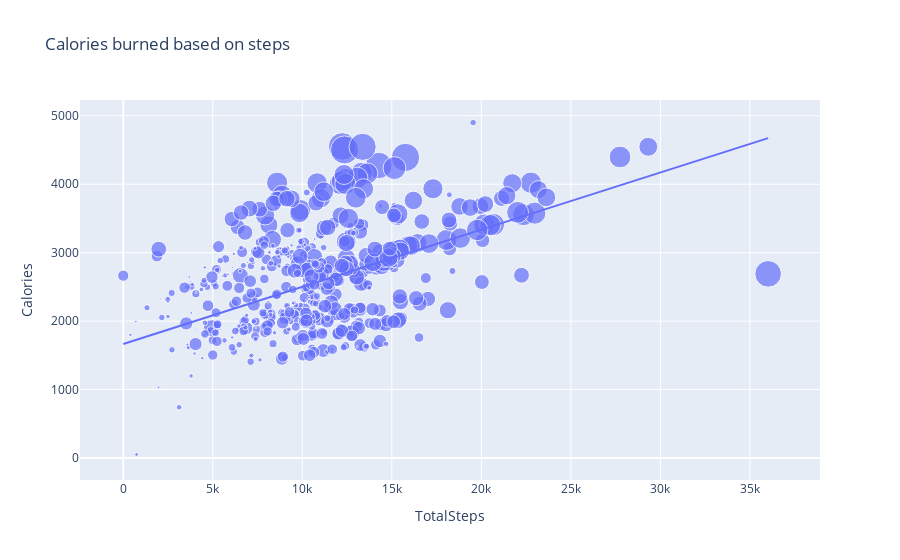

The notebook cell saved with this chart:
### Code cell
fig = px.scatter(df, x='TotalSteps', y='Calories', size='VeryActiveMinutes',
                 title = 'Calories burned based on steps',
                 trendline = 'ols')

fig.show()

### Figure 1 — Plotly figure (JSON) as saved in the notebook; plotly's stock layout.template omitted (floating-point values rounded to 4 significant figures; data arrays with more than 128 entries replaced by an {"elided": "..."} marker saying what was removed)
{"data": [{"hovertemplate": "TotalSteps=%{x}<br>Calories=%{y}<br>VeryActiveMinutes=%{marker.size}<extra></extra>", "legendgroup": "", "marker": {"color": "#636efa", "size": {"elided": "940 int values"}, "sizemode": "area", "sizeref": 0.525, "symbol": "circle"}, "mode": "markers", "name": "", "orientation": "v", "showlegend": false, "type": "scatter", "x": {"elided": "940 int values"}, "xaxis": "x", "y": {"elided": "940 int values"}, "yaxis": "y"}, {"hovertemplate": "<b>OLS trendline</b><br>Calories = 0.0835133 * TotalSteps + 1665.74<br>R<sup>2</sup>=0.349953<br><br>TotalSteps=%{x}<br>Calories=%{y} <b>(trend)</b><extra></extra>", "legendgroup": "", "marker": {"color": "#636efa", "symbol": "circle"}, "mode": "lines", "name": "", "showlegend": false, "type": "scatter", "x": {"elided": "940 int values"}, "xaxis": "x", "y": {"elided": "940 float values"}, "yaxis": "y"}], "layout": {"legend": {"itemsizing": "constant", "tracegroupgap": 0}, "title": {"text": "Calories burned based on steps"}, "xaxis": {"anchor": "y", "domain": [0, 1], "title": {"text": "TotalSteps"}}, "yaxis": {"anchor": "x", "domain": [0, 1], "title": {"text": "Calories"}}}}
